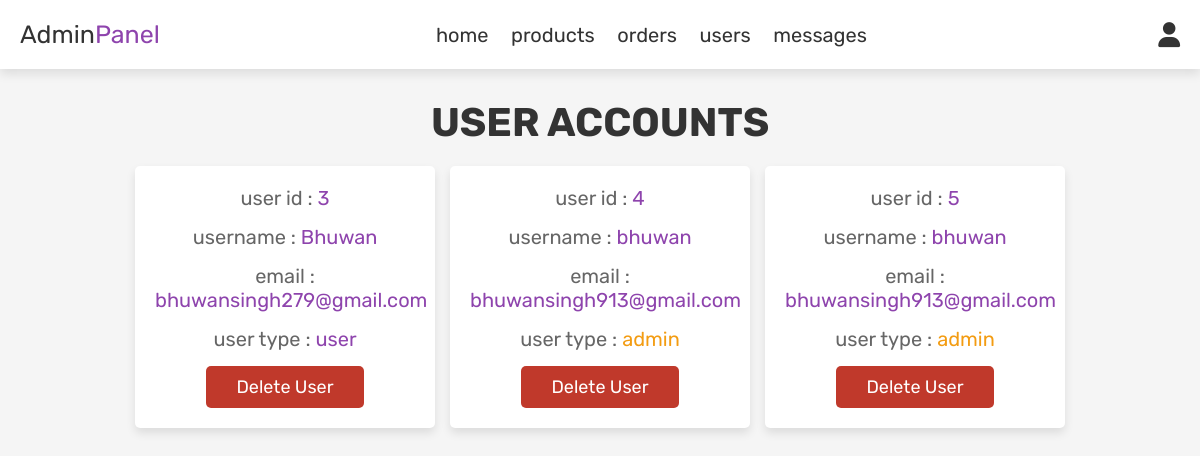
Page /admin_users.php (signed in) on the earlier database version.
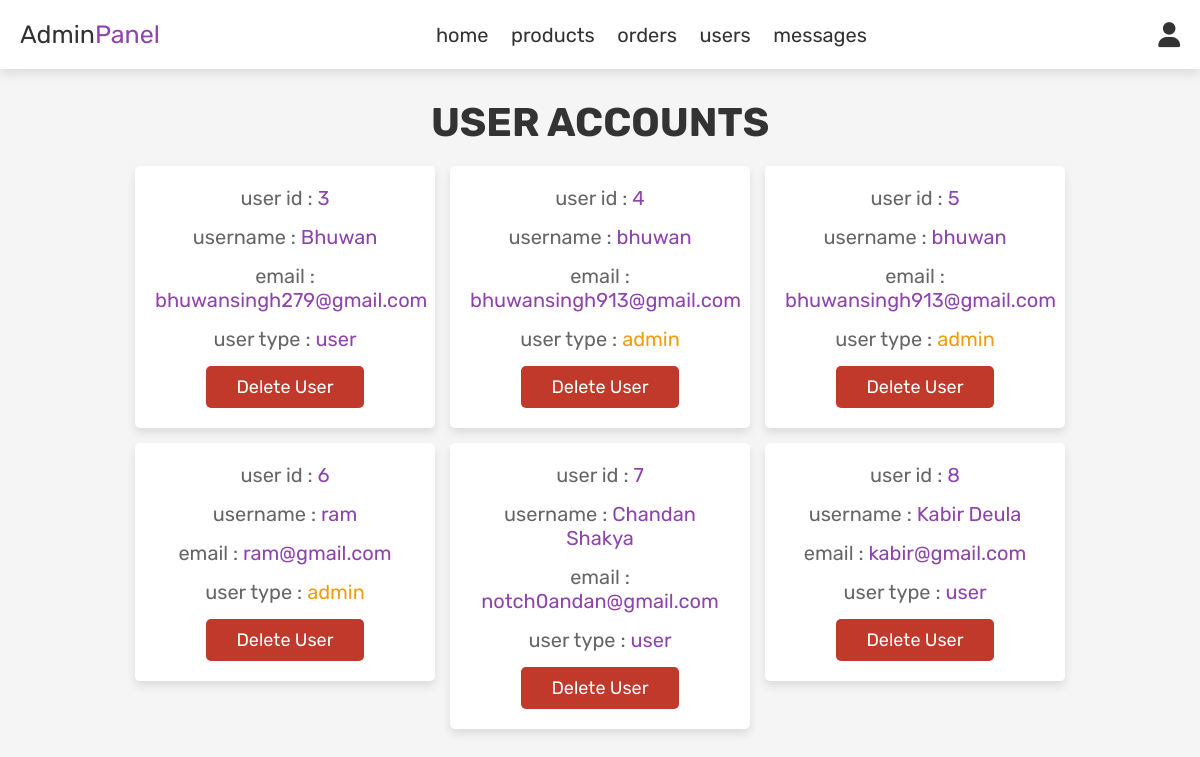
Same page on the later database version.
### tables this page shows
CREATE TABLE `users` (
  `id` int(100) NOT NULL AUTO_INCREMENT,
  `name` varchar(100) NOT NULL,
  `email` varchar(100) NOT NULL,
  `password` varchar(100) NOT NULL,
  `user_type` varchar(20) NOT NULL DEFAULT 'user',
  PRIMARY KEY (`id`)
);

### admin_users.php (the view, shortened to what this page needs)
<?php
include 'config.php';
?>
<!DOCTYPE html>
<html lang="en">
<head>
   <link rel="stylesheet" href="https://cdnjs.cloudflare.com/ajax/libs/font-awesome/6.0.0/css/all.min.css">
   <link rel="stylesheet" href="css/admin_style.css">
</head>
<body>
<?php include 'admin_header.php'; ?>
<section class="users">
   <h1 class="title"> user accounts </h1>
   <div class="box-container">
      <?php
         $select_users = mysqli_query($conn, "SELECT * FROM `users`") or die('query failed');
         while($fetch_users = mysqli_fetch_assoc($select_users)){
      ?>
      <div class="box">
         <p> user id : <span><?php echo $fetch_users['id']; ?></span> </p>
         <p> username : <span><?php echo $fetch_users['name']; ?></span> </p>
         <p> email : <span><?php echo $fetch_users['email']; ?></span> </p>
         <p> user type : <span style="color:<?php if($fetch_users['user_type'] == 'admin'){ echo 'var(--orange)'; } ?>"><?php echo $fetch_users['user_type']; ?></span> </p>
         <a href="admin_users.php?delete=<?php echo $fetch_users['id']; ?>" onclick="return confirm('delete this user?');" class="delete-btn">delete user</a>
      </div>
      <?php
         };
      ?>
   </div>
</section>
</body>
</html>

Differences in the rows shown:
added users: id "6", name "ram", email "ram@gmail.com", user_type "admin"
added users: id "7", name "Chandan Shakya", email "notch0andan@gmail.com", user_type "user"
added users: id "8", name "Kabir Deula", email "kabir@gmail.com", user_type "user"
